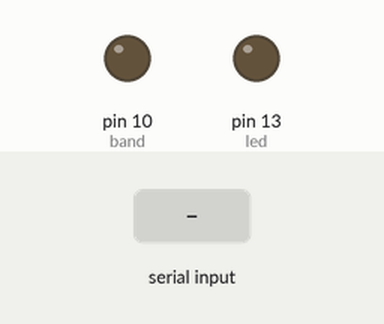
Simulated run of this sketch. Board: Arduino Uno, built with avr-gcc and run on an emulated ATmega328P. Parts: output pins drawn as LEDs (lit = HIGH). Inputs (shaded band) come from the test bench.

Above: at 1.2 s.
1.3 s: "r" received over Serial
At 2.2 s:
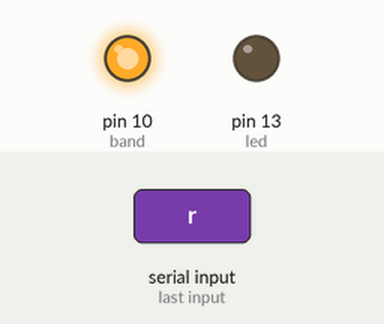
2.8 s: "1" received over Serial
At 3.4 s:
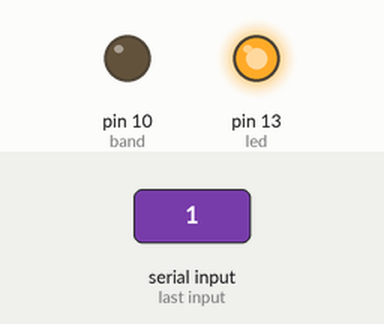
Timing chart, 0 to 5.8 s (numbered marks = the images above; inputs shaded):
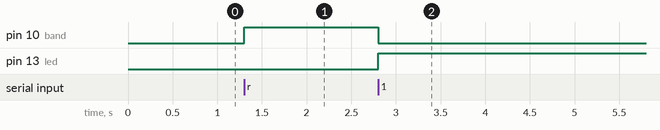

Measured:
- after the input at 1.3 s, pin 10 (band): LOW → HIGH at once
- after the input at 2.8 s, pin 10 (band): HIGH → LOW at once; pin 13 (led): LOW → HIGH at once

The sketch:

control_banda.ino
```cpp
#define band 10
#define led 13

void setup() {
  Serial.begin(9600);
  pinMode(band,OUTPUT);
  pinMode(led, OUTPUT);
}

void loop() {
  if (Serial.available()) {
    char command = Serial.read();
    if (command == 'r') {
      digitalWrite(band, HIGH);
      digitalWrite(led, LOW);
    } else if (command = 's'){
      digitalWrite(band, LOW);
      digitalWrite(led, HIGH);
    }
  }
}
```
